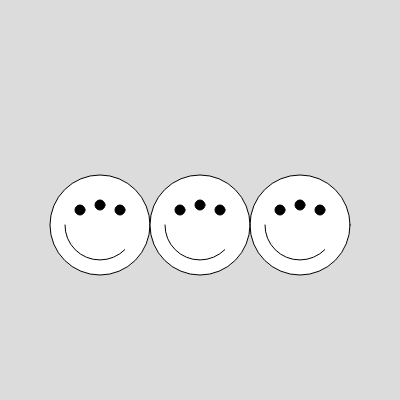
Frame 1 (no input)
Frame 60 (no input): identical to frame 1, image omitted
Frame 120 (the mouse pressed at the canvas centre since frame 60): identical to frame 1, image omitted

The p5.js sketch that drew this single still picture (run headless with seeded random() and noise() and a simulated clock; from frame 60 on, the mouse is pressed at the canvas centre):

// p5.js sketch
// ── sketch.js

function setup() {
  createCanvas(400, 400);
}

function draw() {
  background(220);

  alienHead(100,25);
  alienHead(-100,25);
  alienHead(0, 25);
  
  
}
  function alienHead(x,y){
    
    push();
    translate(x,y);
//face
  fill(255,255,255);
  circle(200, 200, 100);
//eye color  
  fill(0,0,0);
  circle(200, 180, 10);
  circle(180, 185, 10);
  circle(220, 185, 10);
//smile
    fill(255,255,255);
  arc(200, 200, 70,70, QUARTER_PI, PI);
    
    pop();
  }
